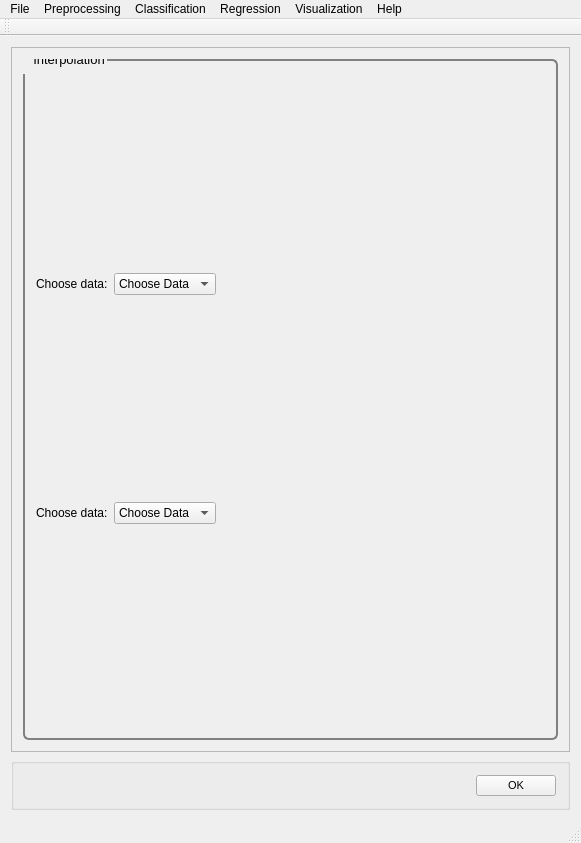
<?xml version="1.0" encoding="UTF-8"?>
<ui version="4.0">
    <class>MainWindow</class>
    <widget class="QMainWindow" name="MainWindow">
        <property name="geometry">
            <rect>
                <x>0</x>
                <y>0</y>
                <width>581</width>
                <height>843</height>
            </rect>
        </property>
        <property name="windowTitle">
            <string>PYSAT</string>
        </property>
        <widget class="QWidget" name="centralWidget">
            <layout class="QVBoxLayout" name="verticalLayout_9">
                <item>
                    <widget class="QScrollArea" name="scrollArea">
                        <property name="widgetResizable">
                            <bool>true</bool>
                        </property>
                        <widget class="QWidget" name="scrollAreaWidgetContents_2">
                            <property name="geometry">
                                <rect>
                                    <x>0</x>
                                    <y>0</y>
                                    <width>561</width>
                                    <height>721</height>
                                </rect>
                            </property>
                            <property name="font">
                                <font>
                                    <pointsize>8</pointsize>
                                </font>
                            </property>
                            <property name="styleSheet">
                                <string notr="true">QGroupBox {
                                    border: 2px solid gray;
                                    border-radius: 6px;
                                    margin-top: 0.5em;
                                    }

                                    QGroupBox::title {

                                    padding-top: -14px;
                                    padding-left: 8px;
                                    }
                                </string>
                            </property>
                            <layout class="QVBoxLayout" name="verticalLayout_8">
                                <item>
                                    <widget class="QGroupBox" name="Interpolation">
                                        <property name="font">
                                            <font>
                                                <pointsize>10</pointsize>
                                            </font>
                                        </property>
                                        <property name="title">
                                            <string>Interpolation</string>
                                        </property>
                                        <layout class="QVBoxLayout" name="verticalLayout">
                                            <item>
                                                <layout class="QHBoxLayout" name="choosedata_layout">
                                                    <item>
                                                        <widget class="QLabel" name="regression_choosedata_label">
                                                            <property name="text">
                                                                <string>Choose data:</string>
                                                            </property>
                                                        </widget>
                                                    </item>
                                                    <item>
                                                        <widget class="QComboBox" name="regression_choosedata">
                                                            <property name="iconSize">
                                                                <size>
                                                                    <width>50</width>
                                                                    <height>20</height>
                                                                </size>
                                                            </property>
                                                            <item>
                                                                <property name="text">
                                                                    <string>Choose Data</string>
                                                                </property>
                                                            </item>
                                                            <item>
                                                                <property name="text">
                                                                    <string>Known Data</string>
                                                                </property>
                                                            </item>
                                                        </widget>
                                                    </item>
                                                    <item>
                                                        <spacer name="regression_choosedata_spacer">
                                                            <property name="orientation">
                                                                <enum>Qt::Horizontal</enum>
                                                            </property>
                                                            <property name="sizeHint" stdset="0">
                                                                <size>
                                                                    <width>40</width>
                                                                    <height>20</height>
                                                                </size>
                                                            </property>
                                                        </spacer>
                                                    </item>
                                                </layout>
                                            </item>
                                            <item>
                                                <layout class="QHBoxLayout" name="choosedata_layout_2">
                                                    <item>
                                                        <widget class="QLabel" name="regression_choosedata_label_2">
                                                            <property name="text">
                                                                <string>Choose data:</string>
                                                            </property>
                                                        </widget>
                                                    </item>
                                                    <item>
                                                        <widget class="QComboBox" name="regression_choosedata_2">
                                                            <property name="iconSize">
                                                                <size>
                                                                    <width>50</width>
                                                                    <height>20</height>
                                                                </size>
                                                            </property>
                                                            <item>
                                                                <property name="text">
                                                                    <string>Choose Data</string>
                                                                </property>
                                                            </item>
                                                            <item>
                                                                <property name="text">
                                                                    <string>Known Data</string>
                                                                </property>
                                                            </item>
                                                        </widget>
                                                    </item>
                                                    <item>
                                                        <spacer name="regression_choosedata_spacer_2">
                                                            <property name="orientation">
                                                                <enum>Qt::Horizontal</enum>
                                                            </property>
                                                            <property name="sizeHint" stdset="0">
                                                                <size>
                                                                    <width>40</width>
                                                                    <height>20</height>
                                                                </size>
                                                            </property>
                                                        </spacer>
                                                    </item>
                                                </layout>
                                            </item>
                                        </layout>
                                    </widget>
                                </item>
                            </layout>
                        </widget>
                    </widget>
                </item>
                <item>
                    <widget class="QGroupBox" name="OK">
                        <layout class="QHBoxLayout" name="ok">
                            <item>
                                <spacer name="horizontalSpacer_5">
                                    <property name="orientation">
                                        <enum>Qt::Horizontal</enum>
                                    </property>
                                    <property name="sizeHint" stdset="0">
                                        <size>
                                            <width>40</width>
                                            <height>20</height>
                                        </size>
                                    </property>
                                </spacer>
                            </item>
                            <item>
                                <widget class="QPushButton" name="okButton">
                                    <property name="font">
                                        <font>
                                            <pointsize>8</pointsize>
                                        </font>
                                    </property>
                                    <property name="mouseTracking">
                                        <bool>false</bool>
                                    </property>
                                    <property name="text">
                                        <string>OK</string>
                                    </property>
                                </widget>
                            </item>
                        </layout>
                    </widget>
                </item>
            </layout>
        </widget>
        <widget class="QToolBar" name="mainToolBar">
            <attribute name="toolBarArea">
                <enum>TopToolBarArea</enum>
            </attribute>
            <attribute name="toolBarBreak">
                <bool>false</bool>
            </attribute>
        </widget>
        <widget class="QStatusBar" name="statusBar"/>
        <widget class="QMenuBar" name="menuBar">
            <property name="geometry">
                <rect>
                    <x>0</x>
                    <y>0</y>
                    <width>581</width>
                    <height>21</height>
                </rect>
            </property>
            <widget class="QMenu" name="menuFile">
                <property name="title">
                    <string>File</string>
                </property>
                <addaction name="actionLoad_Refence_Data"/>
                <addaction name="actionLoad_Unknown_Data"/>
                <addaction name="actionSet_output_location"/>
                <addaction name="separator"/>
                <addaction name="actionSave_Current_Plots"/>
                <addaction name="actionSave_Current_Data"/>
                <addaction name="separator"/>
                <addaction name="actionCreate_New_Workflow"/>
                <addaction name="actionSave_Current_Workflow"/>
                <addaction name="separator"/>
                <addaction name="actionExit"/>
            </widget>
            <widget class="QMenu" name="menuPreprocessing">
                <property name="title">
                    <string>Preprocessing</string>
                </property>
                <widget class="QMenu" name="menuBaseline_Removal">
                    <property name="title">
                        <string>Baseline Removal</string>
                    </property>
                    <addaction name="actionALS"/>
                    <addaction name="actionDietrich"/>
                    <addaction name="actionPolyFit"/>
                    <addaction name="actionAirPLS"/>
                    <addaction name="actionFABC"/>
                    <addaction name="actionKK"/>
                    <addaction name="actionMario"/>
                    <addaction name="actionMedian"/>
                    <addaction name="actionRubberband"/>
                    <addaction name="actionUndecimated_Wavelet"/>
                </widget>
                <widget class="QMenu" name="menuCalibration_Transfer">
                    <property name="title">
                        <string>Calibration Transfer</string>
                    </property>
                    <addaction name="actionRatio"/>
                    <addaction name="actionTommy_s_Methgod"/>
                    <addaction name="actionPiecewise_Direct_Standardization"/>
                    <addaction name="actionOthers_3"/>
                </widget>
                <addaction name="actionNormalization"/>
                <addaction name="actionNoise_Reduction"/>
                <addaction name="actionApply_Mask"/>
                <addaction name="actionInterpolate"/>
                <addaction name="actionInstrument_Response"/>
                <addaction name="menuBaseline_Removal"/>
                <addaction name="menuCalibration_Transfer"/>
                <addaction name="actionICA_2"/>
                <addaction name="actionPCA_2"/>
            </widget>
            <widget class="QMenu" name="menuRegression">
                <property name="title">
                    <string>Regression</string>
                </property>
                <addaction name="actionCross_Validation"/>
                <addaction name="actionTrain"/>
                <addaction name="actionPredict"/>
                <addaction name="actionCreate_N_Folds"/>
                <addaction name="actionCreate_Test_Folds"/>
                <addaction name="actionSubmodel_Ranges"/>
            </widget>
            <widget class="QMenu" name="menuHelp">
                <property name="title">
                    <string>Help</string>
                </property>
                <addaction name="actionIndex"/>
                <addaction name="actionContent_2"/>
                <addaction name="separator"/>
                <addaction name="actionAbout"/>
                <addaction name="actionAbout_QtCreator"/>
            </widget>
            <widget class="QMenu" name="menuClassification">
                <property name="title">
                    <string>Classification</string>
                </property>
                <widget class="QMenu" name="menuSupervised">
                    <property name="title">
                        <string>Supervised</string>
                    </property>
                    <addaction name="actionPLS_DA"/>
                    <addaction name="actionSIMCA"/>
                </widget>
                <widget class="QMenu" name="menuClustering">
                    <property name="title">
                        <string>Clustering</string>
                    </property>
                    <addaction name="actionK_means"/>
                    <addaction name="actionHierarchical_2"/>
                </widget>
                <addaction name="menuSupervised"/>
                <addaction name="menuClustering"/>
            </widget>
            <widget class="QMenu" name="menuVisualization">
                <property name="title">
                    <string>Visualization</string>
                </property>
                <addaction name="actionLine_Plot"/>
                <addaction name="action1_to_1_Plot"/>
                <addaction name="actionScatter_Plot"/>
            </widget>
            <addaction name="menuFile"/>
            <addaction name="menuPreprocessing"/>
            <addaction name="menuClassification"/>
            <addaction name="menuRegression"/>
            <addaction name="menuVisualization"/>
            <addaction name="menuHelp"/>
        </widget>
        <action name="actionLoad_Refence_Data">
            <property name="text">
                <string>Load Refence Data</string>
            </property>
        </action>
        <action name="actionLoad_Unknown_Data">
            <property name="text">
                <string>Load Unknown Data</string>
            </property>
        </action>
        <action name="actionSave_Current_Workflow">
            <property name="text">
                <string>Save Current Workflow</string>
            </property>
        </action>
        <action name="actionSave_Current_Plots">
            <property name="text">
                <string>Save Current Plots</string>
            </property>
        </action>
        <action name="actionSave_Current_Data">
            <property name="text">
                <string>Save Current Data</string>
            </property>
        </action>
        <action name="actionCreate_New_Workflow">
            <property name="text">
                <string>Create New Workflow</string>
            </property>
        </action>
        <action name="actionNoise_Reduction">
            <property name="text">
                <string>Noise Reduction</string>
            </property>
        </action>
        <action name="actionApply_Mask">
            <property name="text">
                <string>Apply Mask</string>
            </property>
        </action>
        <action name="actionInterpolate">
            <property name="text">
                <string>Interpolate (unknown to known)</string>
            </property>
        </action>
        <action name="actionInstrument_Response">
            <property name="text">
                <string>Instrument Response</string>
            </property>
        </action>
        <action name="actionALS">
            <property name="text">
                <string>ALS</string>
            </property>
        </action>
        <action name="actionDietrich">
            <property name="text">
                <string>Dietrich</string>
            </property>
        </action>
        <action name="actionPolyFit">
            <property name="text">
                <string>PolyFit</string>
            </property>
        </action>
        <action name="actionAirPLS">
            <property name="text">
                <string>AirPLS</string>
            </property>
        </action>
        <action name="actionFABC">
            <property name="text">
                <string>FABC</string>
            </property>
        </action>
        <action name="actionKK">
            <property name="text">
                <string>KK</string>
            </property>
        </action>
        <action name="actionMario">
            <property name="text">
                <string>Mario</string>
            </property>
        </action>
        <action name="actionMedian">
            <property name="text">
                <string>Median</string>
            </property>
        </action>
        <action name="actionRubberband">
            <property name="text">
                <string>Rubberband</string>
            </property>
        </action>
        <action name="actionUndecimated_Wavelet">
            <property name="text">
                <string>Undecimated Wavelet</string>
            </property>
        </action>
        <action name="actionRatio">
            <property name="text">
                <string>Ratio</string>
            </property>
        </action>
        <action name="actionTommy_s_Methgod">
            <property name="text">
                <string>Tommy's Method</string>
            </property>
        </action>
        <action name="actionPiecewise_Direct_Standardization">
            <property name="text">
                <string>Piecewise Direct Standardization</string>
            </property>
        </action>
        <action name="actionPCA">
            <property name="text">
                <string>PCA</string>
            </property>
        </action>
        <action name="actionICA">
            <property name="text">
                <string>ICA</string>
            </property>
        </action>
        <action name="actionK_Means">
            <property name="text">
                <string>K-Means</string>
            </property>
        </action>
        <action name="actionHierarchical">
            <property name="text">
                <string>Hierarchical</string>
            </property>
        </action>
        <action name="actionOthers">
            <property name="text">
                <string>Others...</string>
            </property>
        </action>
        <action name="actionOthers_2">
            <property name="text">
                <string>Others...</string>
            </property>
        </action>
        <action name="actionOthers_3">
            <property name="text">
                <string>Others...</string>
            </property>
        </action>
        <action name="actionPLS">
            <property name="text">
                <string>PLS</string>
            </property>
        </action>
        <action name="actionSM_PLS">
            <property name="text">
                <string>SM-PLS</string>
            </property>
        </action>
        <action name="actionICA_Regression">
            <property name="text">
                <string>ICA Regression</string>
            </property>
        </action>
        <action name="actionGaussian_Process">
            <property name="text">
                <string>Gaussian Process</string>
            </property>
        </action>
        <action name="actionMLP">
            <property name="text">
                <string>MLP</string>
            </property>
        </action>
        <action name="actionSVM">
            <property name="text">
                <string>SVM</string>
            </property>
        </action>
        <action name="actionOthers_4">
            <property name="text">
                <string>Others...</string>
            </property>
        </action>
        <action name="actionOthers_5">
            <property name="text">
                <string>Others...</string>
            </property>
        </action>
        <action name="actionIndex">
            <property name="text">
                <string>Index</string>
            </property>
        </action>
        <action name="actionContent_2">
            <property name="text">
                <string>Content</string>
            </property>
        </action>
        <action name="actionAbout">
            <property name="text">
                <string>About...</string>
            </property>
        </action>
        <action name="actionAbout_QtCreator">
            <property name="text">
                <string>About Qt...</string>
            </property>
        </action>
        <action name="actionExit">
            <property name="text">
                <string>Exit</string>
            </property>
        </action>
        <action name="actionNormalization">
            <property name="text">
                <string>Normalization</string>
            </property>
        </action>
        <action name="actionICA_2">
            <property name="text">
                <string>ICA</string>
            </property>
        </action>
        <action name="actionPCA_2">
            <property name="text">
                <string>PCA</string>
            </property>
        </action>
        <action name="actionPLS_DA">
            <property name="text">
                <string>PLS-DA</string>
            </property>
        </action>
        <action name="actionSIMCA">
            <property name="text">
                <string>SIMCA</string>
            </property>
        </action>
        <action name="actionK_means">
            <property name="text">
                <string>K-means</string>
            </property>
        </action>
        <action name="actionHierarchical_2">
            <property name="text">
                <string>Hierarchical</string>
            </property>
        </action>
        <action name="actionCross_Validation">
            <property name="text">
                <string>Cross Validation</string>
            </property>
        </action>
        <action name="actionTrain">
            <property name="text">
                <string>Train</string>
            </property>
        </action>
        <action name="actionPredict">
            <property name="text">
                <string>Predict</string>
            </property>
        </action>
        <action name="actionLine_Plot">
            <property name="text">
                <string>Line Plot</string>
            </property>
        </action>
        <action name="action1_to_1_Plot">
            <property name="text">
                <string>1 to 1 Plot</string>
            </property>
        </action>
        <action name="actionScatter_Plot">
            <property name="text">
                <string>Scatter Plot</string>
            </property>
        </action>
        <action name="actionSet_output_location">
            <property name="text">
                <string>Output Location</string>
            </property>
        </action>
        <action name="actionCreate_N_Folds">
            <property name="text">
                <string>Create N Folds</string>
            </property>
        </action>
        <action name="actionCreate_Test_Folds">
            <property name="text">
                <string>Create Test Folds</string>
            </property>
        </action>
        <action name="actionSubmodel_Ranges">
            <property name="text">
                <string>Submodel Ranges</string>
            </property>
        </action>
    </widget>
    <layoutdefault spacing="6" margin="11"/>
    <resources/>
    <connections/>
</ui>
